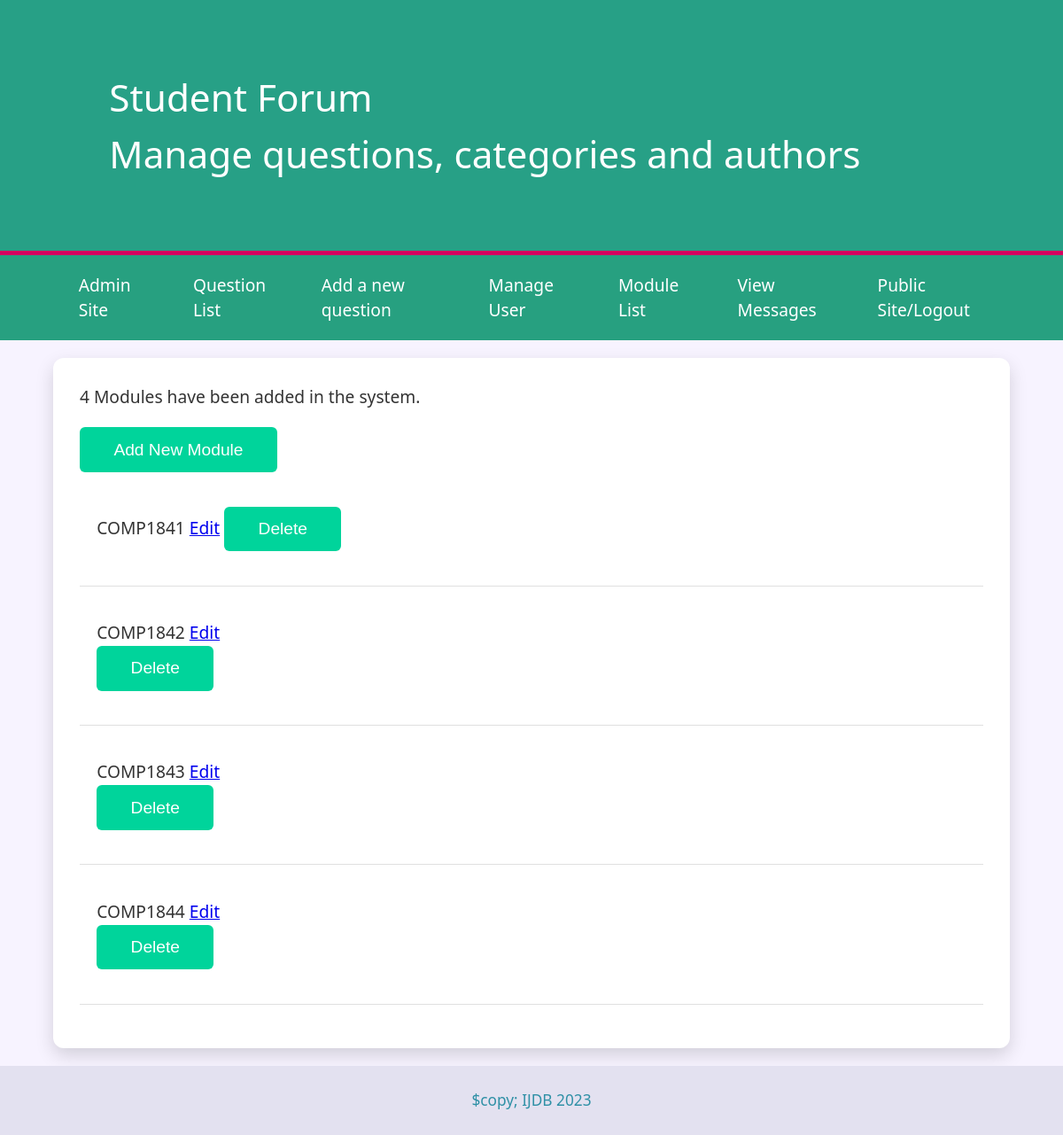
Screenshot of /Coursework/admin/modules.php with the database file from the repository.
### tables this page shows
CREATE TABLE `module` (
  `id` int(15) NOT NULL,
  `moduleName` varchar(15) DEFAULT NULL
);

### Coursework/admin/modules.php (called while the page is built, shortened)
<?php
try{
    include '../includes/Databasequestion.php';
    include '../includes/Adminfunction.php';
    $modules = allModules($pdo);
    $totalModules = totalModules($pdo);
    include '../templates/modules.html.php';
}catch (PDOException $e) {
    $title = 'An error has occured';
    $output= 'Database error: '. $e->getMessage();
}
include '../templates/admin_layout.html.php';

### Coursework/includes/Adminfunction.php (called while the page is built, shortened)
<?php
function query($pdo, $sql, $parameters = []){
    $query = $pdo->prepare($sql);
    $query->execute($parameters);
    return $query;
}
function allModules($pdo) {
	$modules = query($pdo, 'SELECT * FROM module');
	return $modules->fetchAll();
}
function totalModules($pdo) {
    $sql = 'SELECT COUNT(*) FROM module';
    $stmt = $pdo->query($sql);
    return $stmt->fetchColumn();
}

### Coursework/templates/modules.html.php (the view, shortened to what this page needs)
<p><?=$totalModules?> Modules have been added in the system.</p>
<form action="../admin/addmodule.php" method="post">
    <input type="submit" value="Add New Module">
<?php foreach($modules as $module): ?>
    <blockquote>
        <?=htmlspecialchars($module ['moduleName'], ENT_QUOTES, 'UTF-8')?>
        <a href="../admin/editmodule.php?id=<?=$module['id']?>">Edit</a>
        <form action="../admin/deletemodule.php" method="post">
            <input type="submit" value="Delete">
</form>
</blockquote>
<?php endforeach;?>

### Coursework/questions.css (style rules this page uses)
* { margin: 0; padding: 0; box-sizing: border-box; }
body { font-family: 'Segoe UI', Tahoma, Geneva, Verdana, sans-serif; background-color: #f7f3ff; color: #333; line-height: 1.5; font-size: 1.2em; }
p { margin-bottom: 1em; }
input, label, select, textarea { display: block; width: 100%; max-width: 400px; margin-bottom: 1em; padding: 0.75em; border: 1px solid #c9c9c9; border-radius: 4px; font-size: 1em; transition: border-color 0.3s; }
input[type="submit"] { display: inline-block; width: auto; padding: 0.75em 2em; clear: both; font-size: 1em; cursor: pointer; background-color: #00d49b; color: white; border: none; border-radius: 6px; transition: background-color 0.3s, transform 0.1s; margin-left: 0; }
form { overflow: auto; clear: both; display: block; }
blockquote { display: block; margin-bottom: 1em; border-bottom: 1px solid #e0e0e0; padding: 1em; transition: background-color 0.2s; }

### rows the page displays
module: moduleName "COMP1841"
module: moduleName "COMP1842"
module: moduleName "COMP1843"
module: moduleName "COMP1844"

### other values shown
$totalModules "4"
